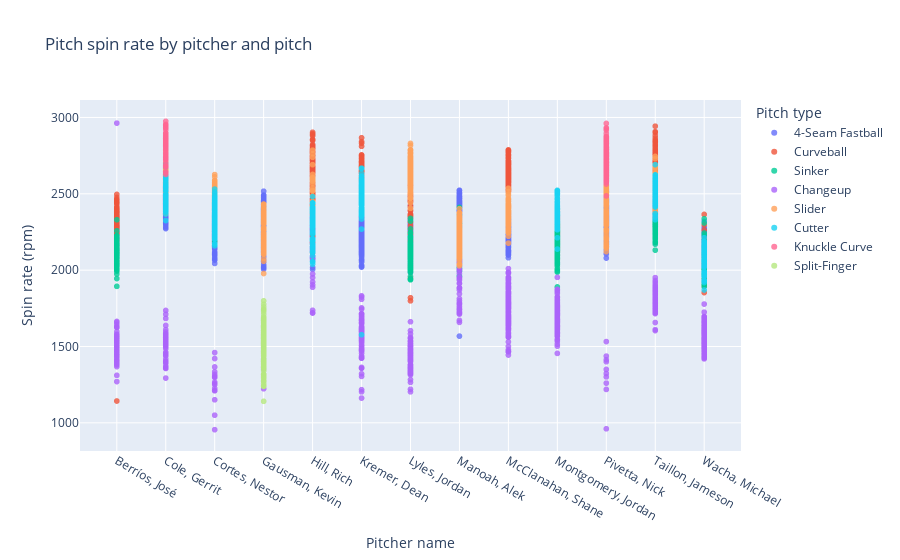

Notebook code for this chart:
### Markdown cell above
Building on our knowledge that pitchers use either velocity **or** spin rate to fool the batter, let's replicate one of our earlier plots, but this time looking at spin rate:

### Code cell
px.scatter(pitch_data[pitch_data['player_name'].isin(top_pitchers.index)].sort_values('player_name'), 
           x='player_name', y='release_spin_rate', color='pitch_name', opacity=0.8,
           labels={'release_spin_rate':'Spin rate (rpm)', 'player_name':'Pitcher name', 'pitch_name':'Pitch type'},
           title='Pitch spin rate by pitcher and pitch', height=500)

### Figure 1 — Plotly figure (JSON) as saved in the notebook; plotly's stock layout.template omitted (floating-point values rounded to 4 significant figures; data arrays with more than 128 entries replaced by an {"elided": "..."} marker saying what was removed)
{"data": [{"hovertemplate": "Pitch type=4-Seam Fastball<br>Pitcher name=%{x}<br>Spin rate (rpm)=%{y}<extra></extra>", "legendgroup": "4-Seam Fastball", "marker": {"color": "#636efa", "opacity": 0.8, "symbol": "circle"}, "mode": "markers", "name": "4-Seam Fastball", "showlegend": true, "type": "scattergl", "x": {"elided": "2294 str values"}, "xaxis": "x", "y": {"elided": "2294 int values"}, "yaxis": "y"}, {"hovertemplate": "Pitch type=Curveball<br>Pitcher name=%{x}<br>Spin rate (rpm)=%{y}<extra></extra>", "legendgroup": "Curveball", "marker": {"color": "#EF553B", "opacity": 0.8, "symbol": "circle"}, "mode": "markers", "name": "Curveball", "showlegend": true, "type": "scattergl", "x": {"elided": "727 str values"}, "xaxis": "x", "y": {"elided": "727 int values"}, "yaxis": "y"}, {"hovertemplate": "Pitch type=Sinker<br>Pitcher name=%{x}<br>Spin rate (rpm)=%{y}<extra></extra>", "legendgroup": "Sinker", "marker": {"color": "#00cc96", "opacity": 0.8, "symbol": "circle"}, "mode": "markers", "name": "Sinker", "showlegend": true, "type": "scattergl", "x": {"elided": "671 str values"}, "xaxis": "x", "y": {"elided": "671 int values"}, "yaxis": "y"}, {"hovertemplate": "Pitch type=Changeup<br>Pitcher name=%{x}<br>Spin rate (rpm)=%{y}<extra></extra>", "legendgroup": "Changeup", "marker": {"color": "#ab63fa", "opacity": 0.8, "symbol": "circle"}, "mode": "markers", "name": "Changeup", "showlegend": true, "type": "scattergl", "x": {"elided": "765 str values"}, "xaxis": "x", "y": {"elided": "765 int values"}, "yaxis": "y"}, {"hovertemplate": "Pitch type=Slider<br>Pitcher name=%{x}<br>Spin rate (rpm)=%{y}<extra></extra>", "legendgroup": "Slider", "marker": {"color": "#FFA15A", "opacity": 0.8, "symbol": "circle"}, "mode": "markers", "name": "Slider", "showlegend": true, "type": "scattergl", "x": {"elided": "852 str values"}, "xaxis": "x", "y": {"elided": "852 int values"}, "yaxis": "y"}, {"hovertemplate": "Pitch type=Cutter<br>Pitcher name=%{x}<br>Spin rate (rpm)=%{y}<extra></extra>", "legendgroup": "Cutter", "marker": {"color": "#19d3f3", "opacity": 0.8, "symbol": "circle"}, "mode": "markers", "name": "Cutter", "showlegend": true, "type": "scattergl", "x": {"elided": "585 str values"}, "xaxis": "x", "y": {"elided": "585 int values"}, "yaxis": "y"}, {"hovertemplate": "Pitch type=Knuckle Curve<br>Pitcher name=%{x}<br>Spin rate (rpm)=%{y}<extra></extra>", "legendgroup": "Knuckle Curve", "marker": {"color": "#FF6692", "opacity": 0.8, "symbol": "circle"}, "mode": "markers", "name": "Knuckle Curve", "showlegend": true, "type": "scattergl", "x": {"elided": "205 str values"}, "xaxis": "x", "y": {"elided": "205 int values"}, "yaxis": "y"}, {"hovertemplate": "Pitch type=Split-Finger<br>Pitcher name=%{x}<br>Spin rate (rpm)=%{y}<extra></extra>", "legendgroup": "Split-Finger", "marker": {"color": "#B6E880", "opacity": 0.8, "symbol": "circle"}, "mode": "markers", "name": "Split-Finger", "showlegend": true, "type": "scattergl", "x": {"elided": "139 str values"}, "xaxis": "x", "y": {"elided": "139 int values"}, "yaxis": "y"}], "layout": {"autosize": true, "legend": {"title": {"text": "Pitch type"}, "tracegroupgap": 0}, "title": {"text": "Pitch spin rate by pitcher and pitch"}, "xaxis": {"anchor": "y", "autorange": true, "domain": [0, 1], "range": [-0.7164, 12.72], "title": {"text": "Pitcher name"}, "type": "category"}, "yaxis": {"anchor": "x", "autorange": true, "domain": [0, 1], "range": [809.0, 3121.0], "title": {"text": "Spin rate (rpm)"}, "type": "linear"}}}
